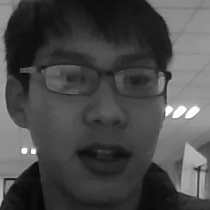
#> input picture tensorflow/Face_Recognization/test/8.jpg, 210 x 210 px
$ python test02.py   (older library calls are emulated)
#> lines starting #> are read from the running program, lines starting #| are printed output that depends on the picture
import cv2
import numpy as np
import matplotlib.pyplot as plt

image = cv2.imread("8.jpg")
#> image is the input picture: shape (210, 210, 3); min 4, max 255, mean 73.8
gray = cv2.cvtColor(image, cv2.COLOR_BGR2GRAY)

gradX = cv2.Sobel(gray, ddepth=cv2.CV_32F, dx=1, dy=0, ksize=-1)
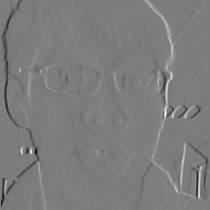
#> gradX: shape (210, 210) float32; min -2566, max 2662, mean -3.4; drawn with min black and max white
gradY = cv2.Sobel(gray, ddepth=cv2.CV_32F, dx=0, dy=1, ksize=-1)
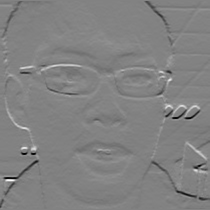
#> gradY: shape (210, 210) float32; min -1905, max 1822, mean -6.1; drawn with min black and max white

gradient = cv2.subtract(gradX, gradY)
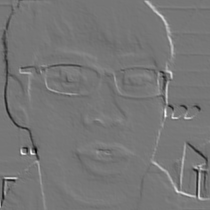
#> gradient: shape (210, 210) float32; min -2610, max 2994, mean 2.8; drawn with min black and max white
gradient = cv2.convertScaleAbs(gradient)
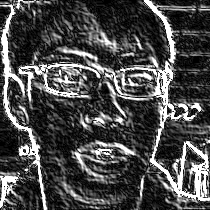
#> gradient: shape (210, 210); min 0, max 255, mean 74.6

plt.imshow(gradY,'gray')
plt.show()

$ run again, with tensorflow/Face_Recognization/test/0.jpg copied over tensorflow/Face_Recognization/test/8.jpg
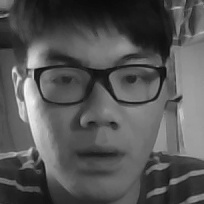
#> input picture tensorflow/Face_Recognization/test/0.jpg, 204 x 204 px
#> image is the input picture: shape (204, 204, 3); min 10, max 245, mean 85.1
#> `gradY = cv2.Sobel(gray, ddepth=cv2.CV_32F, dx=0, dy=1, ksize=-1)`:
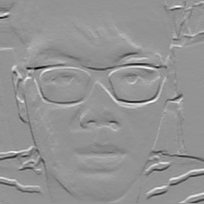
#> gradY: shape (204, 204) float32; min -2272, max 1667, mean 1.7; drawn with min black and max white
#> `gradient = cv2.convertScaleAbs(gradient)`:
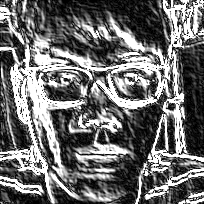
#> gradient: shape (204, 204); min 0, max 255, mean 109.6

$ run again, with tensorflow/Face_Recognization/test/1.jpg copied over tensorflow/Face_Recognization/test/8.jpg
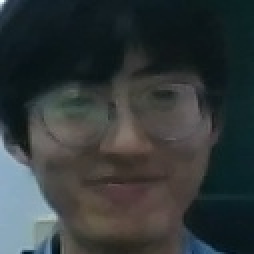
#> input picture tensorflow/Face_Recognization/test/1.jpg, 127 x 127 px (shown 2 times larger)
#> image is the input picture: shape (127, 127, 3); mean B, G, R 57.8, 57.1, 50.7
#> `gradY = cv2.Sobel(gray, ddepth=cv2.CV_32F, dx=0, dy=1, ksize=-1)`:
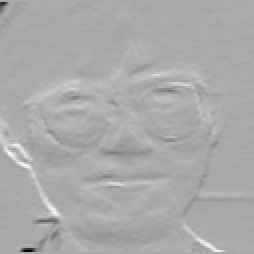
#> gradY: shape (127, 127) float32 (shown 2 times larger); min -2165, max 1084, mean 8.7; drawn with min black and max white
#> `gradient = cv2.convertScaleAbs(gradient)`:
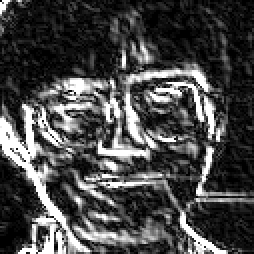
#> gradient: shape (127, 127) (shown 2 times larger); min 0, max 255, mean 71.7
